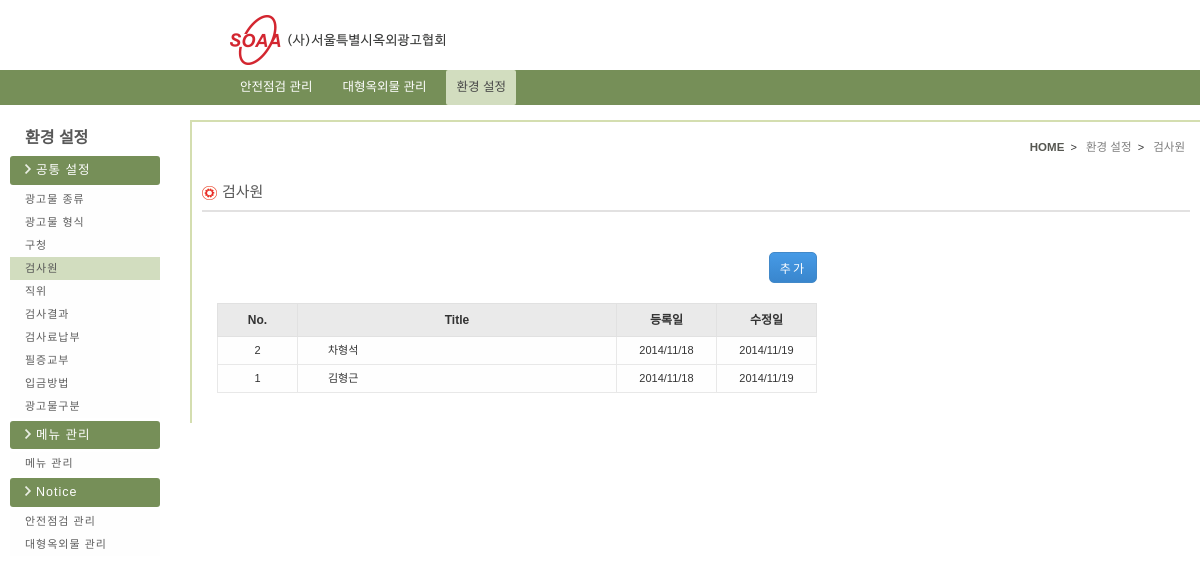
The app's page /settings/inspector.php with its own data.
### tables this page shows
CREATE TABLE `common_selectbox` (
  `code` varchar(2) NOT NULL default '',
  `en_nm` varchar(15) NOT NULL default '',
  `ko_nm` varchar(15) default NULL,
  `title_nm` varchar(10) default NULL,
  `url` varchar(20) default NULL,
  `insert_date` varchar(10) default NULL,
  `update_date` varchar(10) default NULL,
  `order_idx` smallint(11) default NULL,
  PRIMARY KEY  (`code`,`en_nm`)
);

### config/function.php (called while the page is built, shortened)
<?
function fn_select($condition, $tbl, $where){
	$sql =  "SELECT " . $condition;
	$sql .= " FROM " . $tbl;
	if($where){
		$sql .= " WHERE " . $where;
	}
	$result = mysql_query($sql);
	return $result;
}
function fn_select_fetch_array($condition, $tbl, $where){
	$sql =  "SELECT " . $condition;
	$sql .= " FROM " . $tbl;
	if($where){
		$sql .= " WHERE " . $where;
	}
	$result =	mysql_query($sql);
	$rs		=	mysql_fetch_array($result);
	return $rs;
}
function fn_select_cnt($condition, $tbl, $where){
	$sql =  "SELECT " . $condition;
	$sql .= " FROM " . $tbl;
	if($where){
		$sql .= " WHERE " . $where;
	}
	$result =	mysql_query($sql);
	$rs_cnt	=	mysql_num_rows($result);
	return $rs_cnt;
}
?>

### settings/inspector.php (the view, shortened to what this page needs)
<?  include $_SERVER["DOCUMENT_ROOT"] . "/settings/left_menu.php"; ?>
<link rel="stylesheet" type="text/css" href="../css/admin/configuration.css">
<?	$rs = fn_select_fetch_array("distinct(title_nm)","common_selectbox","code='15'");	?>
<section class="contents">
            	<div class="contents_con">
                    <div class="top_unit">
                        <div class="inner_jump">
							<a href="/safeChk_Mng/soaa_list.php"><span class="first">HOME</span></a>&nbsp;&nbsp;&gt;&nbsp;&nbsp;
							<a href="/settings/outdoor_act_cate.php">환경&nbsp;설정</a>&nbsp;&nbsp;&gt;&nbsp;&nbsp;
							<a href="/settings/<?=$this_page[0]?>"><?=$rs["title_nm"]?></a>
						</div>
                        <p class="contop_title"><img src="../img/set_icon.png" alt="icon"><?=$rs["title_nm"]?></p>
                    </div>
                    <div class="line"></div>
                    <div class="contain">
                        <div class="confi_box">
                            <div class="confi_btn"><input type="button" value="추가" id="submit_btn" onclick="addList('15')"></div>
                            <div class="confi_table">
                                <table>
                                    <colgroup>
                                        <col width="80px">
                                        <col width="319px">
                                        <col width="100px">
                                        <col width="100px">
                                    </colgroup>
                                    <tr>
                                        <th>No.</th>
                                        <th>Title</th>
                                        <th>등록일</th>
                                        <th>수정일</th>
                                    </tr>
									<?
										$tot_cnt = fn_select_cnt("*", "common_selectbox", "code='15'");
										$result = fn_select("code, en_nm, ko_nm, insert_date, update_date", "common_selectbox", "code='15'");
										while($rs = mysql_fetch_array($result)){
											$code = $rs["code"];
											$en_nm = $rs["en_nm"];
											$insert_date = explode("-", $rs["insert_date"]);
											$update_date = explode("-", $rs["update_date"]);
									?>
                                    <tr>
                                        <td class="no"><?=$tot_cnt?></td>
                                        <td class="type"><a href="javascript:void(0)" onclick="updateList('<?=$code?>','<?=$en_nm?>');"><?=$rs["ko_nm"]?></a></td>
                                        <td class="reg_date"><?=$insert_date[0]?>/<?=$insert_date[1]?>/<?=$insert_date[2]?></td>
                                        <td class="mod_date"><?=$update_date[0]?>/<?=$update_date[1]?>/<?=$update_date[2]?></td>
                                    </tr>
									<?
										$tot_cnt--;
										} ?>
                                </table>
                            </div>
                        </div>
                    </div>
                </div>
            </section>
        </section>
	</div>
</body>
</html>

### css/admin/common.css (style rules this page uses)
body { margin:0;padding:0;font-family:'nanumbarun_gothic',sans-serif, Arial;font-size:11px;color:#333 }
adress, article, aside,figure,footer, header, hgroup, menu, nav, section { display:block }
a { text-decoration:none;color:#333 }
html { overflow-x:auto;overflow-y:scroll;min-height:1000px; }
img { border:0;outline:none }
.contents { overflow:hidden;padding-left:30px; }
.contents_con { overflow:hidden;padding:10px;border-top:2px solid #d4deb0;border-left:2px solid #d4deb0 }
.top_unit { overflow:hidden }
.inner_jump { display:inline-block;float:right;margin:10px 5px 10px 0 }
.first { font-weight:bold;color:#555650 }
.inner_jump a { font-size:11.5px;color:#7d7d7d }
.contop_title { overflow:hidden;font-family:'nanumgothic_Bold',sans-serif;font-size:15px;color:#565656;margin-top:20px }
.contop_title img { vertical-align:middle;margin-right:5px }
.line { border-top:2px solid #e2e1e1;margin-top:10px }
.contain { width:99%;overflow:hidden;margin:10px auto }

### css/admin/configuration.css (style rules this page uses)
.confi_box { width:600px;height:auto;margin:10px }
.confi_btn { float:right;margin:20px 0 }
.confi_table { width:600px;overflow:hidden }
.confi_table table { width:100% }
.confi_table th { background:#eaeaea;border:1px solid #e1e1e1;padding:10px 0;font-size:12px }
.confi_table td { background:#fefefe;border:1px solid #e8e8e8;padding-top:8px;padding-bottom:8px }
.no,.reg_date,.mod_date { text-align:center }
.type { padding:0 30px }
#submit_btn { background:#3986cd;background:-webkit-gradient(linear, left top, left bottom, from(#469ae6), to(#3986cd));background:-moz-linear-gradient(top, #469ae6, #3986cd); filter:progid:DXImageTransform.Microsoft.gradient(startColorstr='#469ae6', endColorstr='#3986cd');color:#fff;border:solid 1px #4289c9;border-radius:5px;-moz-border-radius:5px;-webkit-border-radius:5px;-o-border-radius:5px;padding:6px 10px;cursor:pointer;font-family:'nanumgothic_Bold',sans-serif;letter-spacing:2px;font-size:12px }

### records on screen
common_selectbox: ko_nm "차형석", insert_date "2014", insert_date "11", insert_date "18", update_date "2014", update_date "11", update_date "19"
common_selectbox: ko_nm "김형근", insert_date "2014", insert_date "11", insert_date "18", update_date "2014", update_date "11", update_date "19"

### other values on screen
$rs["title_nm"] "광고물 종류"
$rs["title_nm"] "광고물 형식"
$rs["title_nm"] "구청"
$rs["title_nm"] "검사원"
$rs["title_nm"] "직위"
$rs["title_nm"] "검사결과"
$rs["title_nm"] "검사료납부"
$rs["title_nm"] "필증교부"
$rs["title_nm"] "입금방법"
$rs["title_nm"] "광고물구분"
